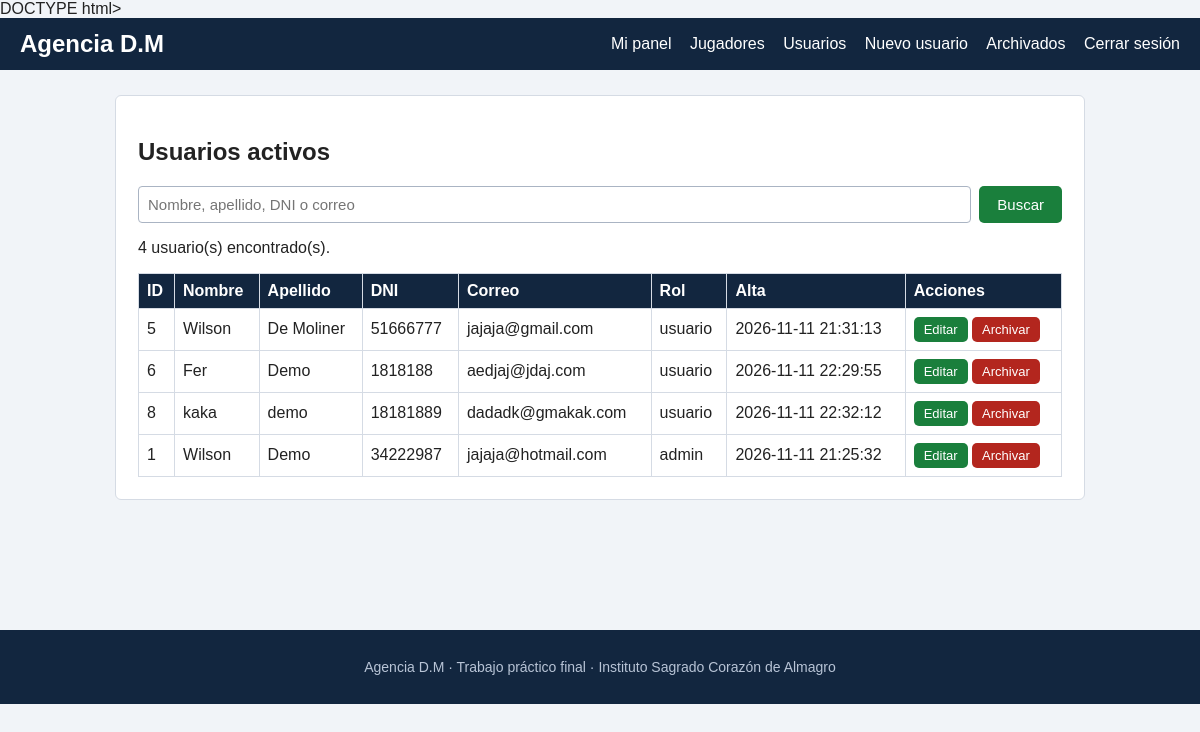
Page /admin_usuarios.php (signed in) on the committed database.
### tables this page shows
CREATE TABLE `usuarios` (
  `id` int(10) UNSIGNED NOT NULL,
  `nombre` varchar(80) NOT NULL,
  `apellido` varchar(80) NOT NULL,
  `dni` varchar(20) NOT NULL,
  `email` varchar(254) NOT NULL,
  `password_hash` varchar(255) NOT NULL,
  `rol` varchar(20) NOT NULL DEFAULT 'usuario',
  `creado_en` timestamp NOT NULL DEFAULT current_timestamp(),
  `archivado_en` timestamp NULL DEFAULT NULL
);

### escapar.php (called while the page is built)
<?php
function escapar(string $valor): string {
    return htmlspecialchars($valor, ENT_QUOTES, 'UTF-8');
}

### admin_usuarios.php (the view, shortened to what this page needs)
<?php
require_once __DIR__ . '/conexion.php';
require_once __DIR__ . '/escapar.php';
$buscar = trim(filter_input(INPUT_GET, 'buscar') ?? '');
if ($buscar !== '') {
    $sql = "SELECT id, nombre, apellido, dni, email, rol, creado_en
            FROM usuarios
            WHERE archivado_en IS NULL
              AND (nombre LIKE :b1 OR apellido LIKE :b2 OR dni LIKE :b3
                   OR email LIKE :b4 OR CONCAT(nombre, ' ', apellido) LIKE :b5)
            ORDER BY apellido, nombre";
    $termino = '%' . $buscar . '%';
    $stmt = $conexion->prepare($sql);
    $stmt->execute(['b1' => $termino, 'b2' => $termino, 'b3' => $termino, 'b4' => $termino, 'b5' => $termino]);
} else {
    $sql = 'SELECT id, nombre, apellido, dni, email, rol, creado_en
            FROM usuarios
            WHERE archivado_en IS NULL
            ORDER BY apellido, nombre';
    $stmt = $conexion->prepare($sql);
    $stmt->execute();
}
$usuarios = $stmt->fetchAll();
?>
<html lang="es">
<head>
    <link rel="stylesheet" href="css/estilos.css">
</head>
<body>
    <header>
        <h1 class="logo"><a href="index.php">Agencia D.M</a></h1>
        <nav>
            <a href="panel.php">Mi panel</a> <a href="jugadores.php">Jugadores</a>
            <a href="admin_usuarios.php">Usuarios</a>
            <a href="crear_usuario.php">Nuevo usuario</a>
            <a href="usuarios_archivados.php">Archivados</a>
            <a href="cerrar_sesion.php">Cerrar sesión</a>
        </nav>
    </header>
    <main class="contenedor">
        <section class="tarjeta">
            <h2>Usuarios activos</h2>
            <form action="admin_usuarios.php" method="POST" class="buscador">
                <input type="text" name="buscar" placeholder="Nombre, apellido, DNI o correo" value="<?= escapar($buscar) ?>">
                <button type="submit">Buscar</button>
            </form>
     <p><?= count($usuarios) ?> usuario(s) encontrado(s).</p>
            <?php if (count($usuarios) === 0): ?>
                <p>No se encontraron usuarios.</p>
   <?php else: ?>
              <table>
                    <tr>
                        <th>ID</th><th>Nombre</th><th>Apellido</th><th>DNI</th>
                        <th>Correo</th><th>Rol</th><th>Alta</th><th>Acciones</th>
                 </tr>
            <?php foreach ($usuarios as $u): ?>
                        <tr>
                            <td><?= escapar($u['id']) ?></td>
                            <td><?= escapar($u['nombre']) ?></td>
                            <td><?= escapar($u['apellido']) ?></td>
                            <td><?= escapar($u['dni']) ?></td>
                            <td><?= escapar($u['email']) ?></td>
                            <td><?= escapar($u['rol']) ?></td>
                            <td><?= escapar($u['creado_en']) ?></td>
                            <td>
                                <a class="boton boton-chico" href="editar_usuario.php?id=<?= (int) $u['id'] ?>">Editar</a>
                                <form action="archivar_usuario.php" method="POST" class="en-linea"
                                      onsubmit="return confirm('¿Archivar a este usuario?');">
                                    <button type="submit" class="boton-chico boton-rojo">Archivar</button>
                                </form>
                            </td>
                       </tr>
                <?php endforeach; ?>
           </table>
            <?php endif; ?>
        </section>
    </main>
    <footer>
        <p>Agencia D.M · Trabajo práctico final · Instituto Sagrado Corazón de Almagro</p>
    </footer>
</body>
</html>

### css/estilos.css (style rules this page uses)
* { box-sizing: border-box; }
body { margin: 0; font-family: Arial, Helvetica, sans-serif; font-size: 16px; color: #222; background-color: #f1f4f8; }
header { background-color: #12263f; color: #fff; padding: 12px 20px; display: flex; justify-content: space-between; align-items: center; flex-wrap: wrap; gap: 10px; }
.logo { margin: 0; font-size: 24px; }
nav a { color: #fff; text-decoration: none; margin-left: 14px; }
.contenedor { max-width: 1000px; margin: 0 auto; padding: 25px 15px; min-height: 70vh; }
.tarjeta { background-color: #fff; border: 1px solid #d5dbe4; border-radius: 6px; padding: 22px; margin-bottom: 20px; }
input[type="text"], input[type="email"], input[type="password"], select { width: 100%; padding: 9px; font-size: 15px; border: 1px solid #aab4c3; border-radius: 4px; }
button, .boton { display: inline-block; background-color: #1a7f3c; color: #fff; border: none; padding: 10px 18px; font-size: 15px; border-radius: 5px; cursor: pointer; text-decoration: none; margin-top: 15px; }
.boton-rojo { background-color: #b3261e; }
.boton-chico { padding: 5px 10px; font-size: 13px; margin-top: 0; }
.en-linea { display: inline; }
table { width: 100%; border-collapse: collapse; margin-top: 10px; }
th, td { border: 1px solid #d5dbe4; padding: 8px; text-align: left; }
th { background-color: #12263f; color: #fff; }
.buscador { display: flex; gap: 8px; flex-wrap: wrap; align-items: center; }
.buscador input[type="text"] { flex: 1; min-width: 200px; }
.buscador button, .buscador .boton { margin-top: 0; }
.logo a { color: #fff; text-decoration: none; }
footer { background-color: #12263f; color: #b8c4d6; text-align: center; padding: 15px; font-size: 14px; }

### rows in the picture
usuarios: id "5", nombre "Wilson", apellido "De Moliner", dni "51666777", email "jajaja@gmail.com", rol "usuario", creado_en "2026-11-11 21:31:13"
usuarios: id "6", nombre "Fer", apellido "Demo", dni "1818188", email "aedjaj@jdaj.com", rol "usuario", creado_en "2026-11-11 22:29:55"
usuarios: id "8", nombre "kaka", apellido "demo", dni "18181889", email "dadadk@gmakak.com", rol "usuario", creado_en "2026-11-11 22:32:12"
usuarios: id "1", nombre "Wilson", apellido "Demo", dni "34222987", email "jajaja@hotmail.com", rol "admin", creado_en "2026-11-11 21:25:32"

### other values in the picture
count($usuarios) "4"
